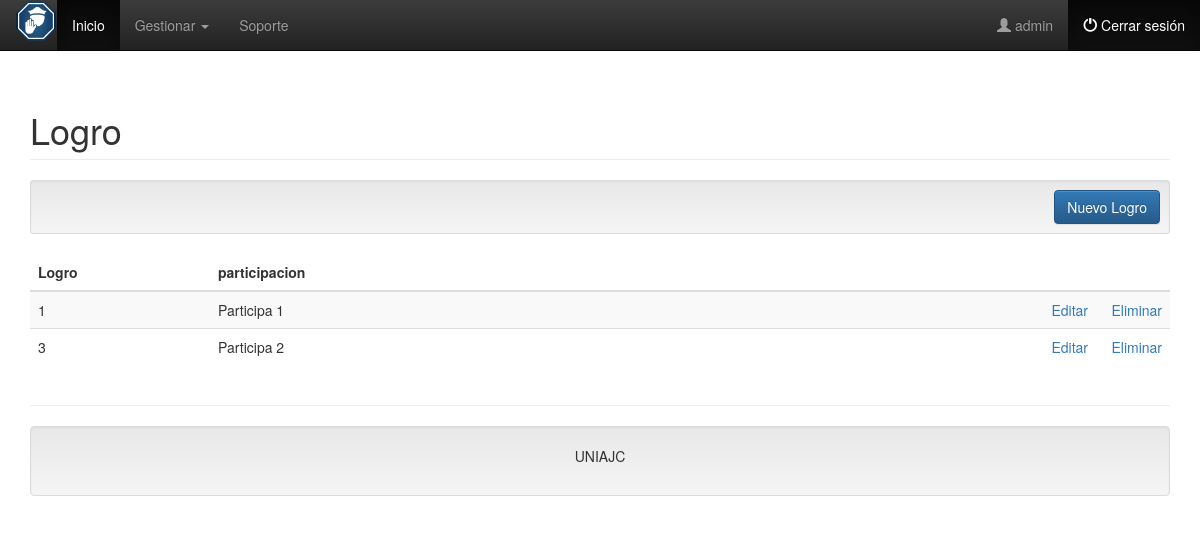
Page /?c=Logro (signed in) on the committed database.
### tables this page shows
CREATE TABLE `logros` (
  `id_Logro` int(6) NOT NULL,
  `participacion` varchar(100) NOT NULL
);

### controller/Logro.controller.php (called while the page is built, shortened)
<?php
require_once 'model/Logro.php';
class LogroController{
    public function __CONSTRUCT(){
        $this->model = new Logro();
    }
    public function Index(){
        require_once 'view/header.php';
        require_once 'view/Logro/Logro.php';
        require_once 'view/footer.php';
    }
}

### model/database.php (called while the page is built)
<?php
class Database
{
    public static function StartUp()
    {
        $pdo = new PDO('mysql:host=localhost;dbname=db_proyectos;charset=utf8', 'root', '');
        $pdo->setAttribute(PDO::ATTR_ERRMODE, PDO::ERRMODE_EXCEPTION);
        return $pdo;
    }
}

### model/Logro.php (called while the page is built, shortened)
<?php
class Logro
{
	private $pdo;
	public function __CONSTRUCT()
	{
		try
		{
			$this->pdo = Database::StartUp();
		}
		catch(Exception $e)
		{
			die($e->getMessage());
		}
	}
	public function Listar()
	{
		try
		{
			$stm = $this->pdo->prepare("SELECT * FROM logros");
			$stm->execute();
			return $stm->fetchAll(PDO::FETCH_OBJ);
		}
		catch(Exception $e)
		{
			die($e->getMessage());
		}
	}
}

### view/Logro/Logro.php (the view, shortened to what this page needs)
<h1 class="page-header">Logro</h1>
<div class="well well-sm text-right">
    <a class="btn btn-primary" href="?c=Logro&a=Crud">Nuevo Logro</a>
</div>
<table class="table table-striped">
    <thead>
        <tr>
            <th style="width:180px;">Logro</th>
            <th>participacion</th>
            <th style="width:60px;"></th>
            <th style="width:60px;"></th>
        </tr>
    </thead>
    <tbody>
        <?php foreach($this->model->Listar() as $r): ?>
        <tr>
            <td><?php echo $r->id_Logro; ?></td>
            <td><?php echo $r->participacion; ?></td>
            <td>
                <a href="?c=Logro&a=Crud&id_Logro=<?php echo $r->id_Logro; ?>">Editar</a>
            </td>
            <td>
                <a onclick="javascript:return confirm('¿Seguro de eliminar este registro?');" href="?c=Logro&a=Eliminar&id_Logro=<?php echo $r->id_Logro; ?>">Eliminar</a>
            </td>
        </tr>
    <?php endforeach; ?>
    </tbody>
</table>

### rows in the picture
logros: id_Logro "1", participacion "Participa 1"
logros: id_Logro "3", participacion "Participa 2"

### other values in the picture
$_SESSION["user"] "admin"
